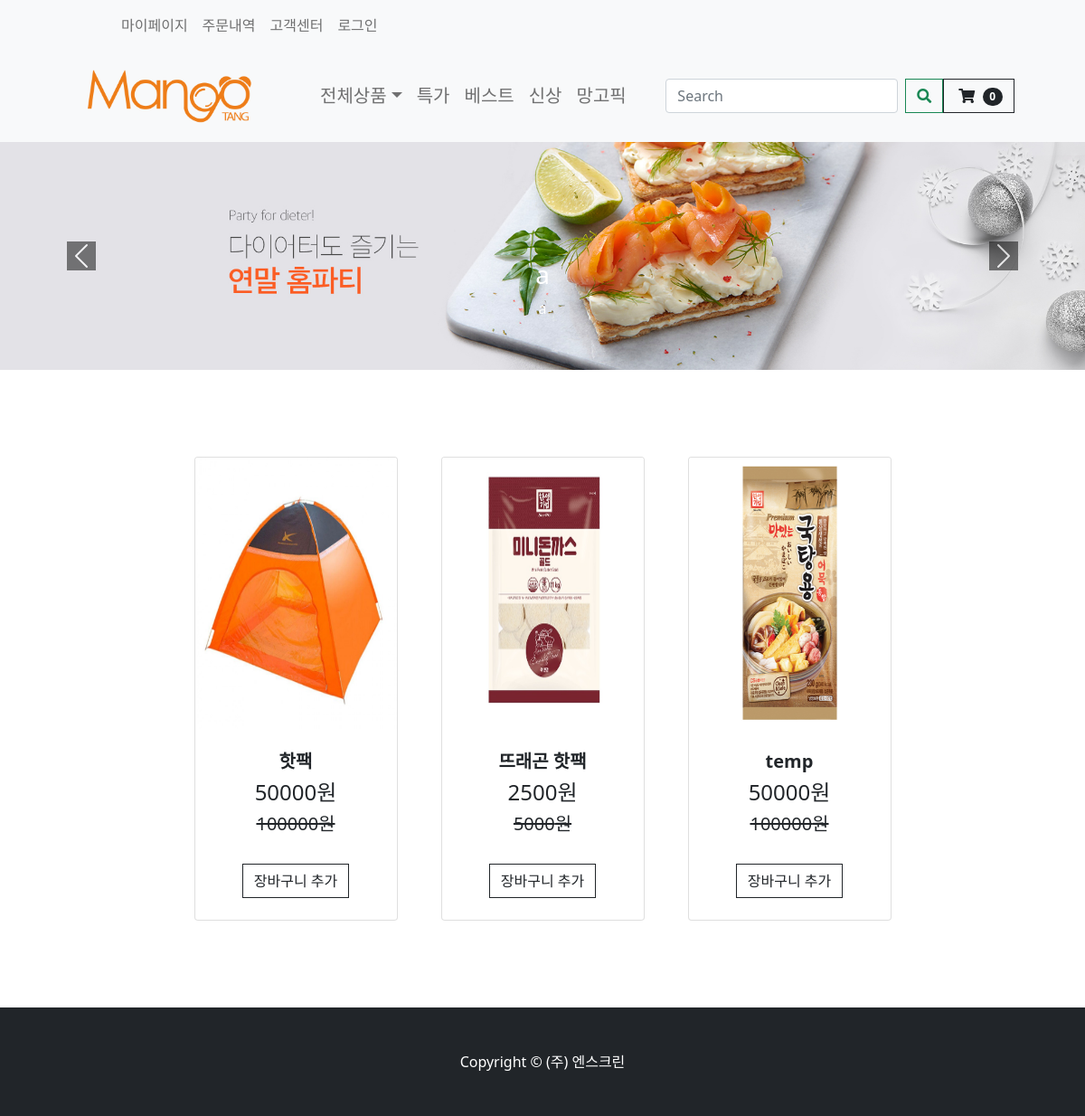
The app's page /, older data.
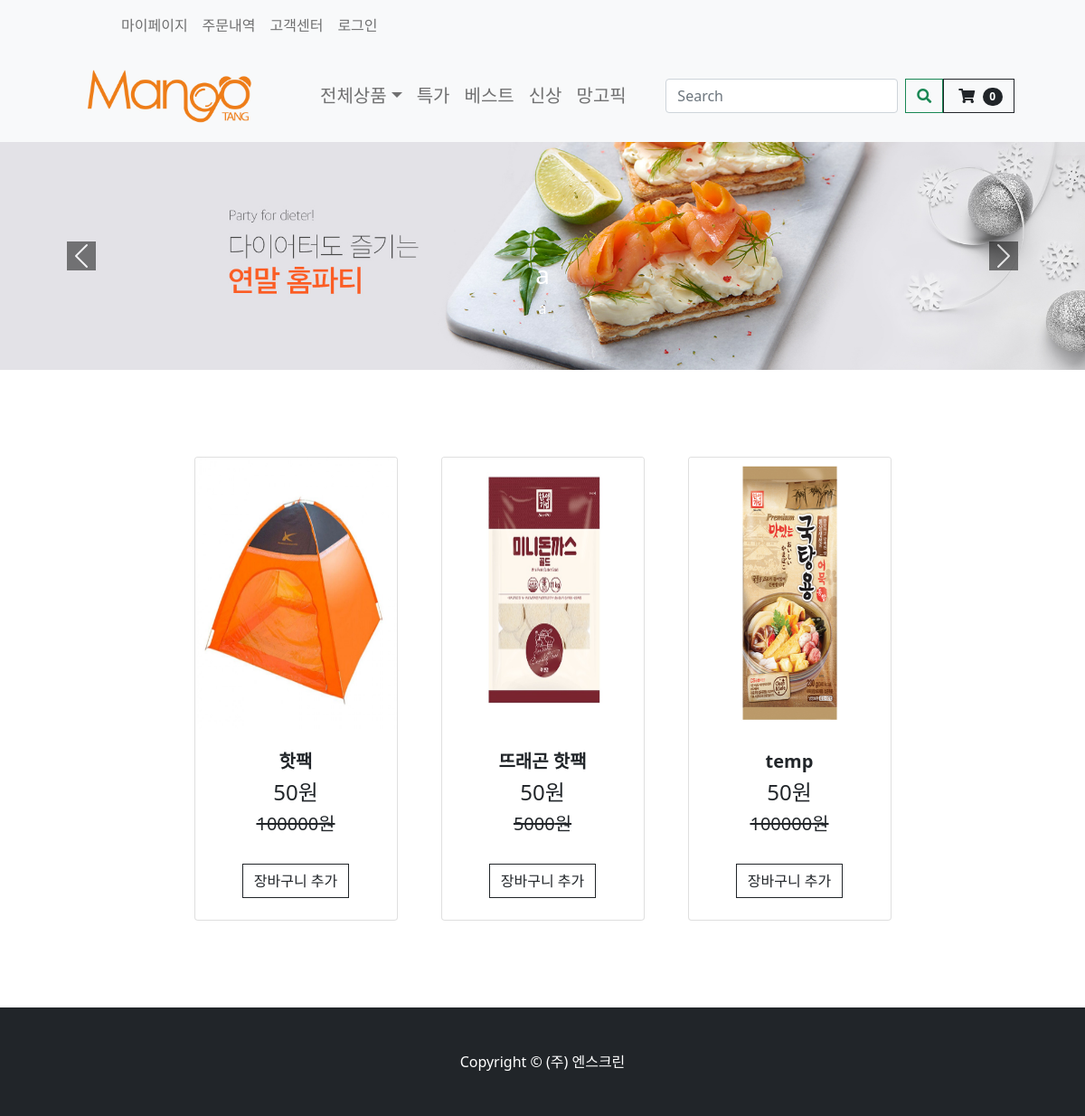
The same page, newer data.
### store/models.py (models this page shows, shortened)
class Product(models.Model):
    product_name = models.CharField(max_length=200)
    price = models.FloatField(null=False, blank=False)
    image_detail = models.ImageField(null=True, blank=True)
    image_title = models.ImageField(null=True, blank=True)
    image_introduce = models.ImageField(null=True, blank=True)
    seller_code = models.CharField(max_length=50, null=False, blank=False)
    price_discount = models.FloatField(null=True)
    discount = models.IntegerField(null=True)
    stock = models.IntegerField()
    first_title = models.CharField(max_length=200)
    second_title = models.CharField(max_length=200)
    shipment_price = models.IntegerField(blank=True)
    hash_tag = models.CharField(max_length=200)
    option_bool = models.BooleanField(default=False, blank=False, null=True)
    collection_tag = models.CharField(max_length=200, null=True)
    item_company = models.CharField(null=False, max_length=200)
    product_status = models.BooleanField(default=False, blank=False, null=True)

### store/views.py (the view)
# urls.py: path('', include('store.urls')),
def store(request):
    if request.user.is_authenticated:  # 로그인 유저일시
        customer = request.user.customer
        order, created = Order.objects.get_or_create(customer=customer, order_status=False)
        items = order.orderitem_set.all()  # orderitem은 Order의 자식 그래서 쿼리 가능
        cartItems = order.get_cart_items
    else:
        items = []
        order = {'get_cart_total': 0, 'get_cart_items': 0}
        cartItems = order['get_cart_items']
    products = Product.objects.all()  # product 정보 다가져옴
    carousel = Carosel.objects.all()  # 캐러솔 가져옴
    carousel_length = len(carousel)
    context = {'products': products, 'carousel': carousel, 'carousel_length': carousel_length, 'cartItems': cartItems}
    return render(request, 'store/store.html', context)

### store/templates/store/store.html (shortened to what this page needs)
{% extends 'store/main.html' %}
{% load static %}
{% block content %}
    {% include "store/carousel.html" %}
    <section class="py-5">
        <div class="container px-4 px-lg-5 mt-5">
            <div class="row gx-4 gx-lg-5 row-cols-2 row-cols-md-3 row-cols-xl-4 justify-content-center">
                {% for product in products %}
                    <div class="col mb-5">
                        <div class="card h-100">
                            <a onclick="test()" href="{% url 'product_detail' product.seller_code %}">
                                <img class="card-img-top" height="300" width="300" src={{ product.image_title.url }}/>
                            </a>
                            <div class="card-body p-4">
                                <div class="text-center">
                                    <h5 class="fw-bolder">{{ product.product_name }}</h5>
                                    <h4>{{ product.price_discount | floatformat:0 }}원</h4><h5
                                        class="text-decoration-line-through">{{ product.price | floatformat:0 }}원</h5>
                                </div>
                            </div>
                            <div class="card-footer p-4 pt-0 border-top-0 bg-transparent">
                                <div class="text-center">
                                    <button data-product="{{ product.seller_code }}" onclick="cartSnackbar()" data-action="set"
                                            class="btn btn-outline-dark mt-auto update-cart">장바구니 추가
                                    </button>
                                </div>
                            </div>
                        </div>
                    </div>
                {% endfor %}
            </div>
        </div>
    </section>
{% endblock content %}

Row changes from the older to the newer data that the page shows:
changed Product "핫팩": price_discount "50000" → "50"
changed Product "뜨래곤 핫팩": price_discount "2500" → "50"
changed Product "temp": price_discount "50000" → "50"
